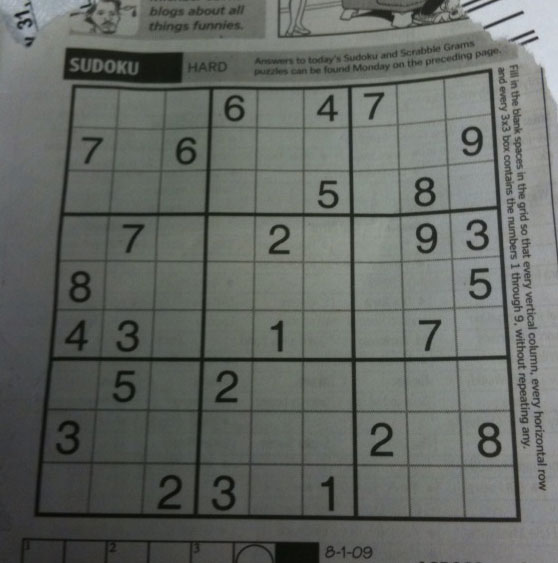
#> input picture day2/data/sudoku.png, 558 x 563 px
$ python thresholdingEx3.py
#> lines starting #> are read from the running program, lines starting #| are printed output that depends on the picture; after the words box and inside, x2 and y2 are one past the last pixel; in counts of white or black regions, pixels touching at a corner belong together
import cv2
import matplotlib.pyplot as plt

b_size = 7
C = 3

img = cv2.imread('data/sudoku.png', cv2.IMREAD_GRAYSCALE)
#> img: shape (563, 558); min 7, max 218, mean 101.8

t, t_otsu = cv2.threshold(img, -1, 255, cv2.THRESH_BINARY | cv2.THRESH_OTSU)
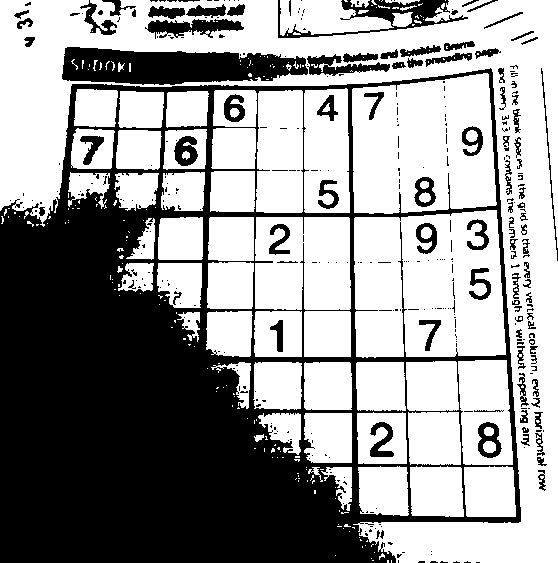
#> t_otsu: shape (563, 558); 59.4% white; 361 black regions (263 under 20 px), largest, box (x1, y1, x2, y2) and area: (0, 68, 521, 563) 104893, (62, 47, 308, 85) 6753, (278, 0, 468, 38) 1967
#> t = 96
th2 = cv2.adaptiveThreshold(img, 255, cv2.ADAPTIVE_THRESH_MEAN_C, cv2.THRESH_BINARY, b_size, C)
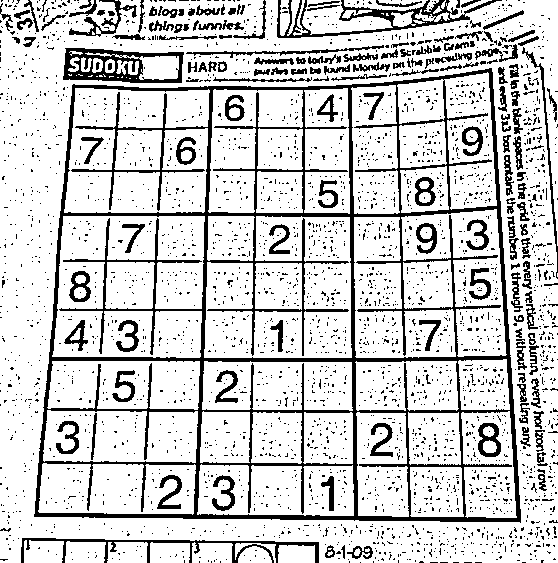
#> th2: shape (563, 558); 81.2% white; 3201 black regions (3032 under 20 px), largest, box (x1, y1, x2, y2) and area: (34, 68, 521, 523) 25838, (63, 48, 184, 83) 1938, (277, 0, 502, 38) 1933
th3 = cv2.adaptiveThreshold(img, 255, cv2.ADAPTIVE_THRESH_GAUSSIAN_C, cv2.THRESH_BINARY, b_size, C)
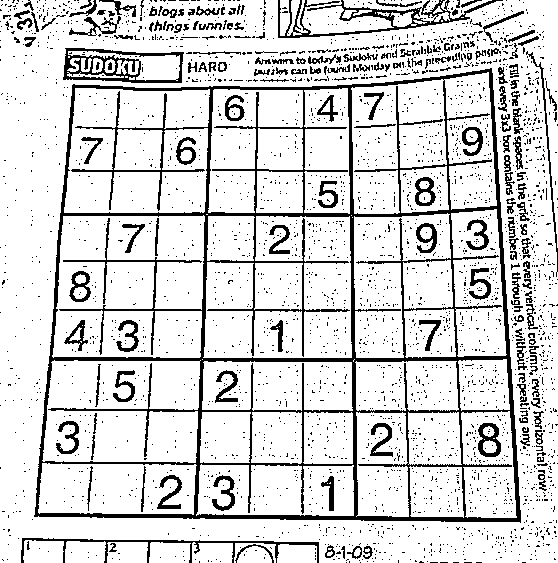
#> th3: shape (563, 558); 84.2% white; 3150 black regions (2961 under 20 px), largest, box (x1, y1, x2, y2) and area: (34, 68, 521, 523) 22993, (278, 0, 503, 38) 1786, (63, 48, 184, 83) 1502

imgs = {'original':img, f'otsu_{t}':t_otsu, 'adapted_mean':th2, 'adapted_gaussian':th3}

plt.figure(figsize=(10, 10))
for i, (title, bimg) in enumerate(imgs.items()):
    plt.subplot(2,2, i+1)
    plt.title(title)
    plt.imshow(bimg, cmap='gray')
    plt.xticks([])
    plt.yticks([])
#> this loop made 4 passes
#> title on passes 1 to 4: 'original', 'otsu_96.0', 'adapted_mean', 'adapted_gaussian'
plt.show()
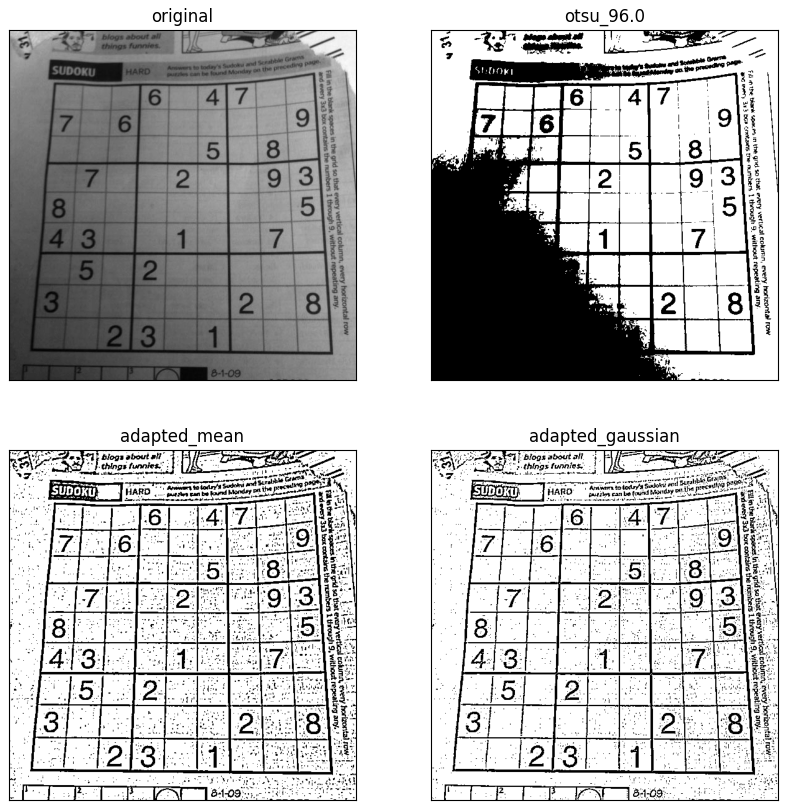
#> figure drawn by matplotlib, 4 panels

$ run again, with day2/data/abnormal.jpg saved as day2/data/sudoku.png
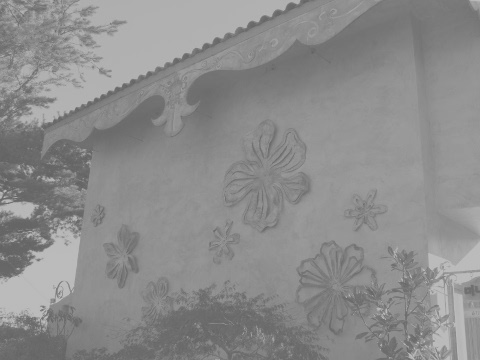
#> input picture day2/data/abnormal.jpg, 480 x 360 px
#> img is the input picture: shape (360, 480); min 96, max 194, mean 140.1
#> `t, t_otsu = cv2.threshold(img, -1, 255, cv2.THRESH_BINARY | cv2.THRESH..`:
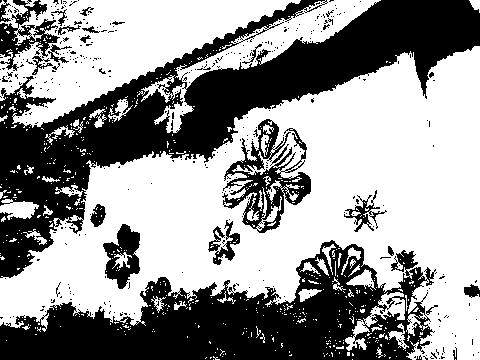
#> t_otsu: shape (360, 480); 58.5% white; 391 black regions (366 under 20 px), largest, box (x1, y1, x2, y2) and area: (0, 0, 480, 278) 36084, (0, 240, 436, 360) 25746, (222, 119, 311, 233) 3557
#> t = 137
#> th2: shape (360, 480); 82.1% white; black in thin lines or dots
#> th3: shape (360, 480); 85% white; black in thin lines or dots
#> the loop `for i, (title, bimg) in enumerate(imgs.items()):` made 4 passes
#> title on passes 1 to 4: 'original', 'otsu_137.0', 'adapted_mean', 'adapted_gaussian'
#> `plt.show()`:
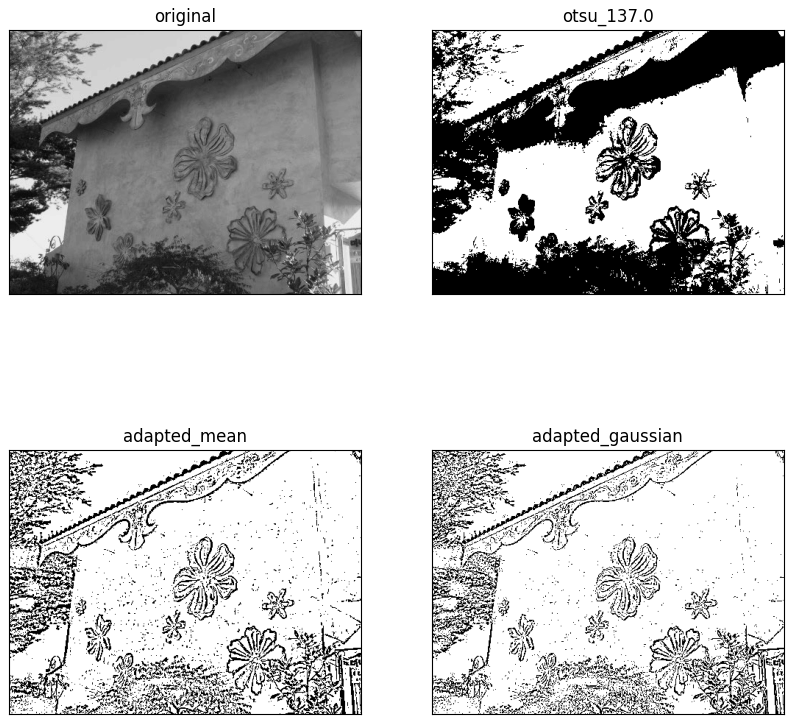
#> figure drawn by matplotlib, 4 panels
